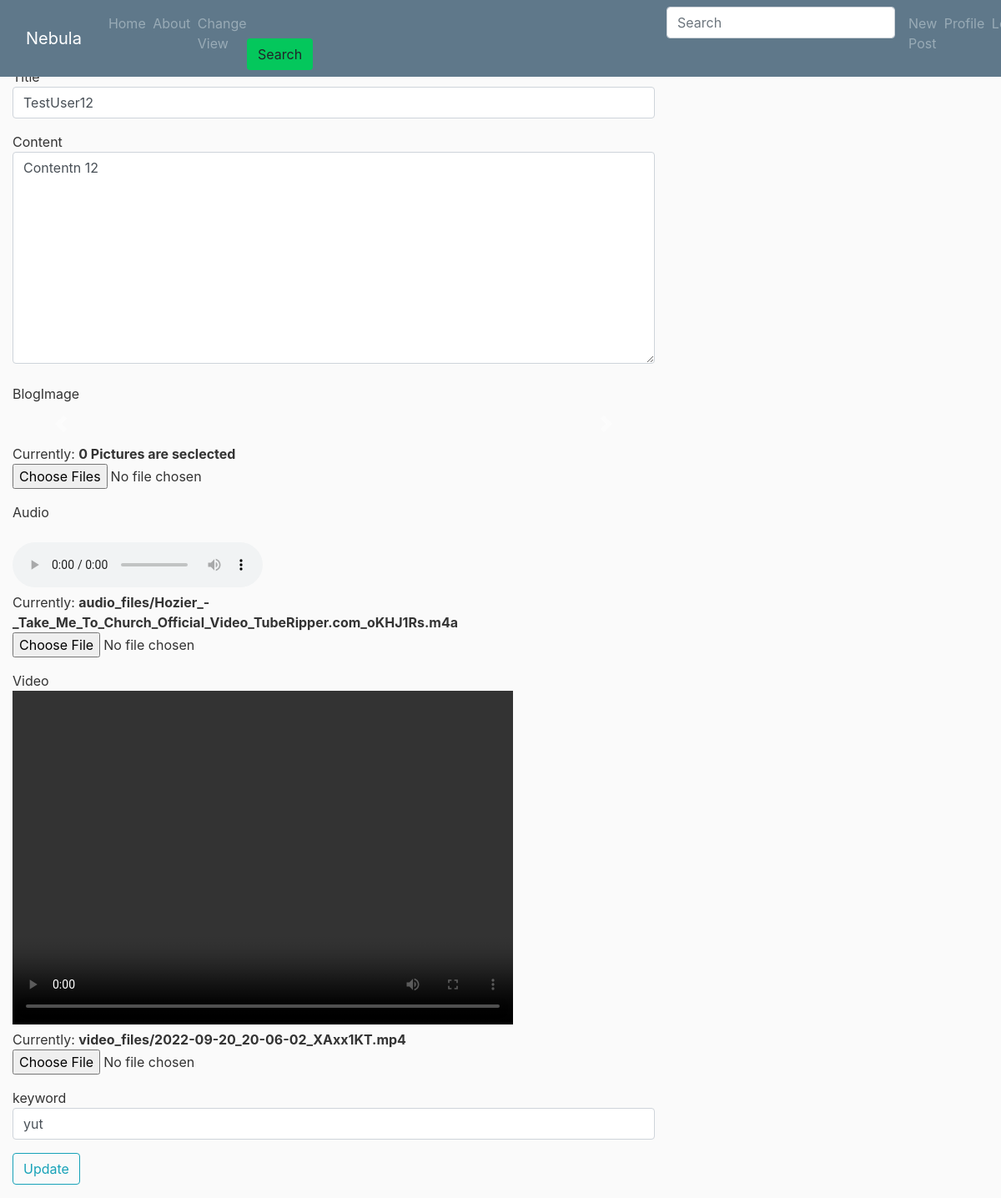
Page /post/30/update/ (signed in) on the committed database.
### blog/models.py (models this page shows, shortened)
class Post(models.Model):
	title = models.CharField(max_length=100)
	content = models.TextField()
	date_posted = models.DateTimeField(default=timezone.now)
	author = models.ForeignKey(User, on_delete=models.CASCADE)
	audio = models.FileField(default="No audio posted", upload_to='audio_files')
	video = models.FileField(default="No video posted", upload_to='video_files')
	keywords = models.CharField(max_length=50, default='')

### blog/views.py (the view, shortened to what this page needs)
# urls.py: path('post/<int:pk>/update/', views.post_update, name='post-update'),
@login_required
def post_update(request, pk):
	form = get_object_or_404(Post, pk=pk)
	media = Media.objects.filter(post=pk)
	context = {
		'form': form,
		'images': media
	}
	return render(request, 'blog/post_update.html', context)

### blog/templates/blog/post_update.html (shortened to what this page needs)
{% extends "blog/base.html" %}
{% block content %}
<body>
  <div>
    <form method="post" action="{% url 'post-update' pk=form.pk %}" enctype="multipart/form-data">
      <div>Title</div>
      <div class="form-group">
        <input class="form-control" id="title" name='title' value="{{form.title}}" type="text" required>
      </div>
      <div>Content</div>
       <textarea name="content" cols="40" rows="10" class="textarea form-control" required id="id_content" name="content">{{form.content}}</textarea><br>
       <div>BlogImage</div><br>
      <div class="form-group">
{% if images|length == 1 %}
		{% for image in images %}
			<img height="400" width="600" src="{{image.blog_image.url}}" alt="">
		{% endfor %}
		{% else %}
		<div id="carouselExampleIndicators" class="carousel slide" data-ride="carousel">
			<a class="carousel-control-prev" href="#carouselExampleIndicators" role="button" data-slide="prev">
				<span class="carousel-control-prev-icon" aria-hidden="true"></span>
			</a>
			<a class="carousel-control-next" href="#carouselExampleIndicators" role="button" data-slide="next">
				<span class="carousel-control-next-icon" aria-hidden="true"></span>
			</a>
		</div>
		{% endif %}
	<br>
        <spam>Currently: </spam><strong>{{ images|length }} Pictures are seclected</strong><br>
        <input id="blog_image" name='blog_image' type="file" required multiple>
      </div>
       <div>Audio</div><br>
      <div class="form-group">
        {% if form.audio %}
        <audio src="{{ form.audio.url}}" controls></audio><br>
        {% endif %}
        <spam>Currently: </spam><strong>{{ form.audio }}</strong><br>
        <input id="audio" name='audio' type="file">
      </div>
       <div>Video</div>
      <div class="form-group">
        {% if form.video %}
        <video width="600" height="400" src="{{ form.video.url }}" controls></video>
        {% endif %} <br>
        <spam>Currently: </spam><strong>{{ form.video }}</strong><br>
        <input id="video" name='video' type="file">
      </div>
       <div>keyword</div>
      <div class="form-group">
        <input class="form-control" id="keywords" name='keywords' type="text" value="{{form.keywords}}">
      </div>
        <div class='form-group'>
				<button class='btn btn-outline-info' type='submit'>Update</button>
			</div>
    </form>
  </div>
</body>
{% endblock content %}

### blog/static/blog/main.css (style rules this page uses)
body { background: #fafafa; color: #333333; margin-top: 5rem; }

### blog/templates/blog/base.html (style rules this page uses)
button { background-color:rgb(139, 230, 65); }

### rows in the picture
Post: title "TestUser12", content "Contentn 12", audio "audio_files/Hozier_-_Take_Me_To_Church_Official_Video_TubeRipper.com_oKHJ1Rs.m4a", video "video_files/2022-09-20_20-06-02_XAxx1KT.mp4", keywords "yut"

### other values in the picture
{{ images|length }} "0"
